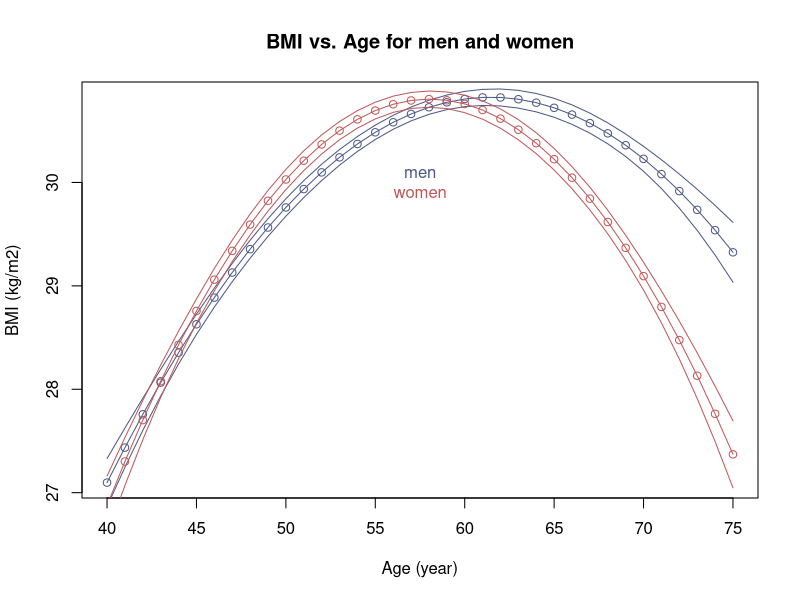

Here is the R script that generated this plot: (Note: this script raises an error after producing the figure.)

set.seed(123)
    N <- 10128
    
    id <- c(1:10128)
    
    
    #creates a sex variable for men and appends women
    sex <- rep.int(0,6021)
    sex <- append(sex, rep.int(1,4107))
    
    #creates dataframe from sex and id vectors
    dataContinuous = data.frame("sex" = sex, "id" = id)
    dataContinuous$fup_0 <- 1990.5+runif(10128,-0.5,0.5)
    dataContinuous$age_0 <- sample(40:60,10128, replace = TRUE)
    
    
    dataCategorical = data.frame(sex, id)
    
    
    ###Analysis
    total <- merge(dataContinuous,dataCategorical, by=c("id","sex"))
    str(total$sex)
    
    total$sex <- factor (total$sex,
                         levels = c(0, 1),
                         labels = c("male", "female"))
    
    
    
#corresponding age
    total$age_1 <- total$age_0 + 5 + runif(10128,-0.5,0.5)
    total$age_2 <- total$age_1 + 5 + runif(10128,-0.5,0.5)
    total$age_3 <- total$age_2 + 5 + runif(10128,-0.5,0.5)
    
    #study starts 1990. Calculate yob
    total$yob <- 1990-total$age_0
    

#calculate BMI at each follow up
    
    total$BMI_fup0 <- ifelse(total$sex == "male", 
            2.04+0.944*total$age_0 -0.008*(total$age_0^2)-0.08*(total$yob -1950) + rnorm(N, 0, 3.5), 
            -14.4 + 1.549*total$age_0 -0.013*((total$age_0)^2)+ 0.08*(total$yob-1950) + rnorm(N, 0, 3.5)
    )
    
    
    total$BMI_fup1 <- ifelse(total$sex=="male", 
           2.04+0.944*total$age_1-0.008*(total$age_1)^2-0.08*(total$yob -1950) + rnorm(N, 0, 3.5), 
           -14.4 + 1.549*total$age_1-0.013*(total$age_1)^2+ 0.08*(total$yob-1950) + rnorm(N, 0, 3.5)
    )            
   
    
    total$BMI_fup2 <- ifelse(total$sex == "male", 
           2.04+0.944*total$age_2-0.008*(total$age_2)^2-0.08*(total$yob -1950) + rnorm(N, 0, 3.5), 
           -14.4 + 1.549*total$age_2-0.013*(total$age_2)^2+ 0.08*(total$yob-1950) + rnorm(N, 0, 3.5)
    )    
    
    total$BMI_fup3 <- ifelse(total$sex == "male", 
           2.04+0.944*total$age_3-0.008*(total$age_3)^2-0.08*(total$yob -1950) + rnorm(N, 0, 3.5), 
           -14.4 + 1.549*total$age_3-0.013*(total$age_3)^2+ 0.08*(total$yob-1950) + rnorm(N, 0, 3.5)
    )   
    
##simulate loss to follow-up----
    #generates noshow1 for men and women
    total$noshow1<- ifelse(total$sex=="male",rbinom(N, 1, 0.8), rbinom(N, 1, 0.9))
    #generates nowshow2 for men and women
    total$noshow2 <- ifelse(total$noshow1 =="0",  0, rbinom(N, 1, ifelse(total$sex=="male", 7/8, 8/9))) 
    
    total$noshow3 <- ifelse(total$sex=="male", 
                            ifelse(total$noshow2 =="0",  0, rbinom(N, 1, 6/7)), 
                            ifelse(total$noshow2 =="0",  0, rbinom(N, 1, 7/8))
                             )       

#changes values to NA if noshow

total$BMI_fup1 <- ifelse(total$noshow1=="0", NA, total$BMI_fup1)
total$age_1 <- ifelse(total$noshow1=="0", NA, total$age_1)   

total$BMI_fup2 <- ifelse(total$noshow2=="0", NA, total$BMI_fup2)
total$age_2 <- ifelse(total$noshow2=="0", NA, total$age_2)   

total$BMI_fup3 <- ifelse(total$noshow3=="0", NA, total$BMI_fup3)
total$age_3 <- ifelse(total$noshow3=="0", NA, total$age_3)   


#reshapes into a longformat version of database

total_long <- reshape(total, direction="long", varying= c(list(4:7),list(9:12)), sep = "_", 
        idvar="id", timevar=c("follow up"))
        
#challenge 4

# code recycled from Dorte Vistisen
library(nlme) # fits mixed-effects models
library(cmprsk)
library(Epi)

#Cuadraticand cuboc terms of age
total_long$age_0 <- as.numeric(total_long$age_0)
total_long$BMI_fup0 <- as.numeric(total_long$BMI_fup0)
total_long$age_squared <-total_long$age_0^2
total_long$age_qubic <-total_long$age_0^3


bmi_traj <- lme(BMI_fup0 ~ age_0*sex  + age_squared*sex  +age_qubic*sex + age_0 + sex, random= ~ 1|id, data = total_long, method="ML", na.action=na.omit)

summary(bmi_traj)
summary(total_long$BMI_fup0)

x <- seq(40,75, by=1)

x.pred1 <- cbind(1,x,0,x^2,x^3,0, 0, 0)  
x.pred2 <- cbind(1,x,1,x^2,x^3,x, x^2,x^3)

newdata <- rbind(x.pred1, x.pred2)

preddata <- matrix(data = NA, nrow = 0, ncol = 5)  #initialising matrix of predictions

for (j in 1:2){                                                     
    
    index1 <- 1 + (j-1)*(dim(newdata)[1])/2                                 
    index2 <- j*(dim(newdata)[1])/2
    
    y.pred <- newdata[index1:index2,] %*% fixef(bmi_traj)    #predicted values
    
    y.se <- ci.lin(bmi_traj,newdata[index1:index2,])[,2]     #std err of the mean
    y.cil <- y.pred - 1.96*y.se                         #lower ci of mean
    y.ciu <- y.pred + 1.96*y.se                         #upper ci of mean
    
    temp <- cbind(x,y.pred,y.cil,y.ciu,j)               #saving predictions with CI for class "j"
    preddata <- rbind(preddata,temp)                    #appending predictions for all groups
}

# create data frame object with meaningful column names
preddata <- data.frame(preddata)
names(preddata) <- c("age","bmi","lcb","ucb","sex")

col1 <- rgb(76, 89, 136, 255, maxColorValue = 255) # blue, Diabetologia style
col2 <- rgb(193, 88, 88, 255, maxColorValue = 255) # red, Diabetologia style
# add points by sex=1
plot(preddata[preddata$sex=="1", c("age", "bmi")], col = col1, xlab = "Age (year)", ylab = "BMI (kg/m2)", title("BMI vs. Age for men and women"))
lines(preddata[preddata$sex=="1", c("age", "bmi")], col = col1)
lines(preddata[preddata$sex=="1", c("age", "ucb")], col = col1)
lines(preddata[preddata$sex=="1", c("age", "lcb")], col = col1)
#adds text
mtext("men", col = col1, line = -5)
mtext("women", col = col2, line = -6)
# add points by sex=2
points(preddata[preddata$sex=="2", c("age", "bmi")], col = col2)
lines(preddata[preddata$sex=="2", c("age", "bmi")], col = col2)
lines(preddata[preddata$sex=="2", c("age", "ucb")], col = col2)
lines(preddata[preddata$sex=="2", c("age", "lcb")], col = col2)

#preddata$sex <- factor(preddata$sex,
                         #   levels = c(1, 2),
                          #  labels = c("male","female"))
#class(preddata$sex)
qplot(age, bmi, ucb, lcb, data = preddata, facets = sex )
